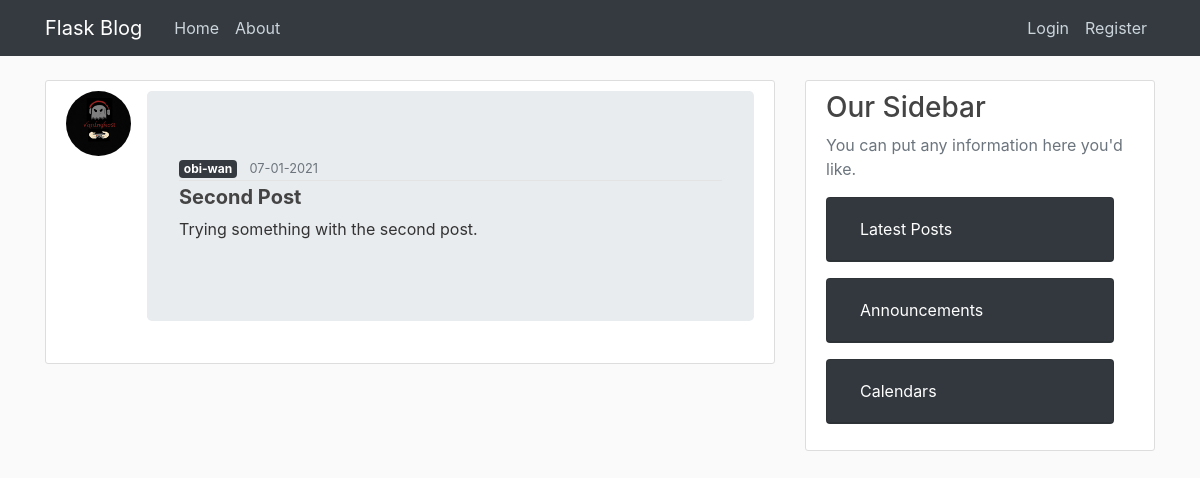
Screenshot of /post/2 with the database file from the repository.
### flaskblog/models.py (models this page shows, shortened)
class User(db.Model, UserMixin):
    id = db.Column(db.Integer, primary_key=True)
    username = db.Column(db.String(20), unique=True, nullable=False)
    email = db.Column(db.String(120), unique=True, nullable=False)
    image_file = db.Column(db.String(20), nullable=False, default='default.png')
    password = db.Column(db.String(60), nullable=False)
    posts = db.relationship('Post', backref='author', lazy=True)

class Post(db.Model):
    id = db.Column(db.Integer, primary_key=True)
    title = db.Column(db.String(100), nullable=False)
    date_posted = db.Column(db.DateTime, nullable=False, default=datetime.utcnow)
    content = db.Column(db.Text, nullable=False)
    user_id = db.Column(db.Integer, db.ForeignKey('user.id'), nullable=False)

### flaskblog/posts/routes.py (the view)
@posts.route("/post/<int:post_id>")
def post(post_id):
    post = Post.query.get_or_404(post_id)
    return render_template('post.html', title=post.title, post=post)

### flaskblog/templates/post.html (shortened to what this page needs)
{% extends "layout.html" %}
{% block content %}
  <article class="media content-section">
    <img class="rounded-circle article-img" src="{{ url_for('static', filename='profile_pics/' + post.author.image_file) }}">
    <div class="media-body jumbotron">
      <div class="article-metadata">
        <a class="mr-2 badge badge-dark" href="{{ url_for('users.user_posts', username=post.author.username) }}">{{ post.author.username }}</a>
        <small class="text-muted">{{ post.date_posted.strftime('%d-%m-%Y') }}</small>
      </div>
      <h2 class="article-title lead font-weight-bold">{{ post.title }}</h2>
      <p class="article-content">{{ post.content }}</p>
    </div>
  </article>
{% endblock content %}

### flaskblog/static/main.css (style rules this page uses)
body { background: #fafafa; color: #333333; margin-top: 5rem; }
h1, h2, h3, h4, h5, h6 { color: #444444; }
.content-section { background: #ffffff; padding: 10px 20px; border: 1px solid #dddddd; border-radius: 3px; margin-bottom: 20px; }
.article-title { color: #444444; }
.article-content { white-space: pre-line; }
.article-img { height: 65px; width: 65px; margin-right: 16px; }
.article-metadata { padding-bottom: 1px; margin-bottom: 4px; border-bottom: 1px solid #e3e3e3 }

### rows the page displays
User: image_file (picture), author.username "obi-wan"
Post: date_posted "07-01-2021", title "Second Post", content "Trying something with the second post."
